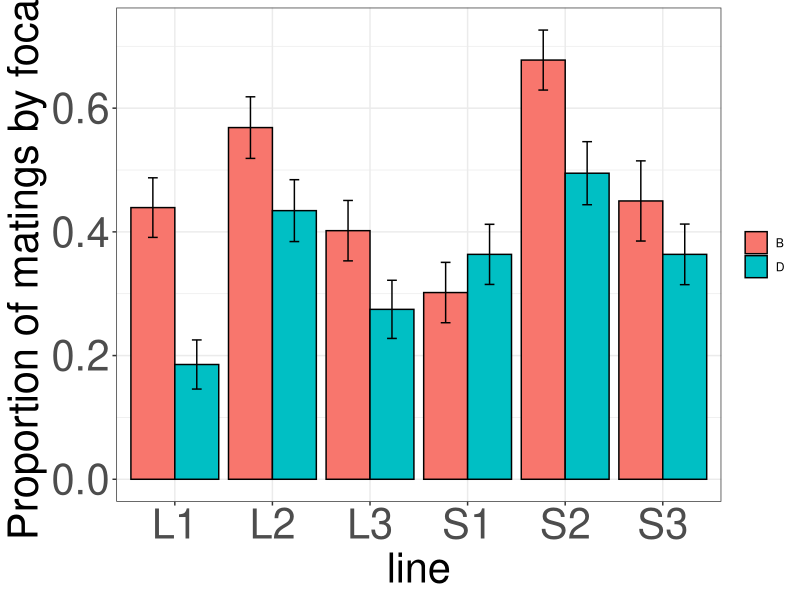
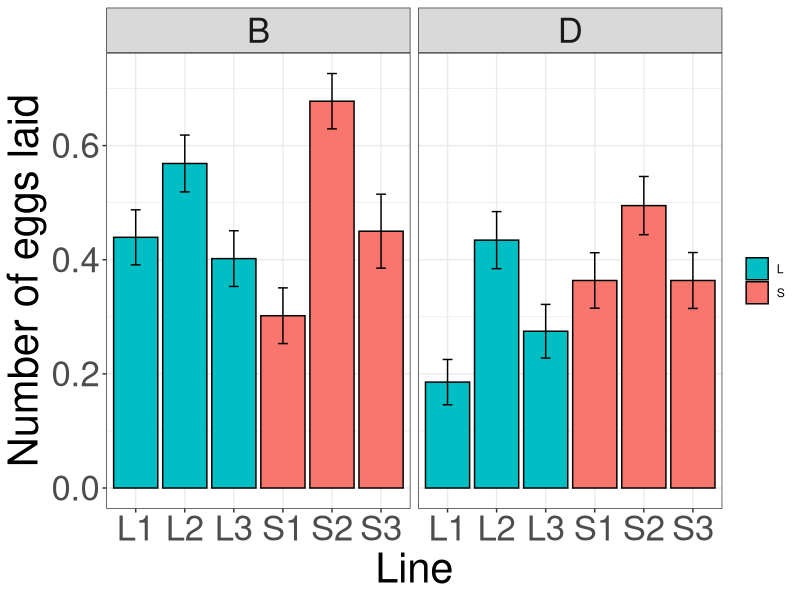
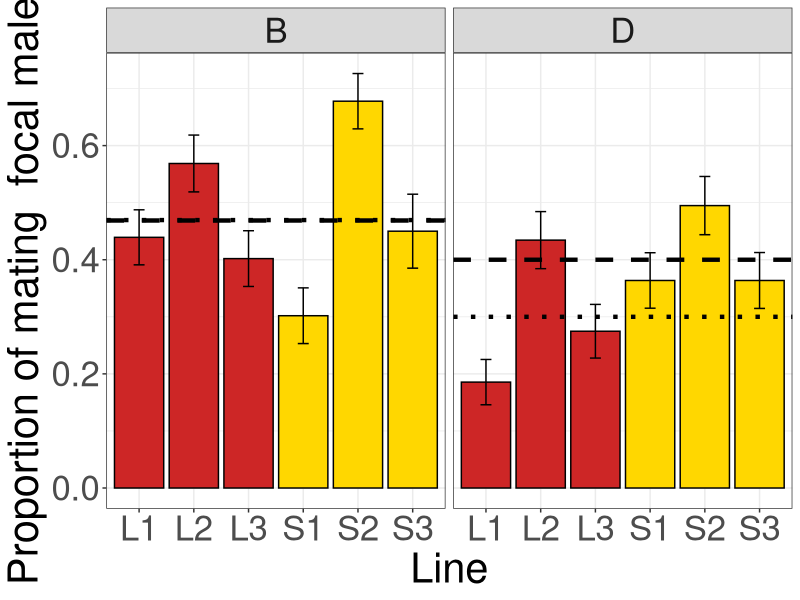
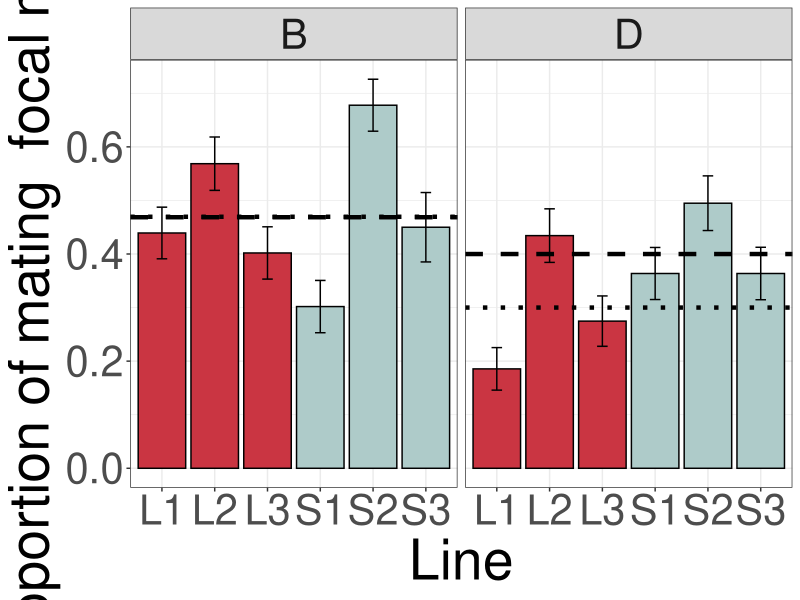
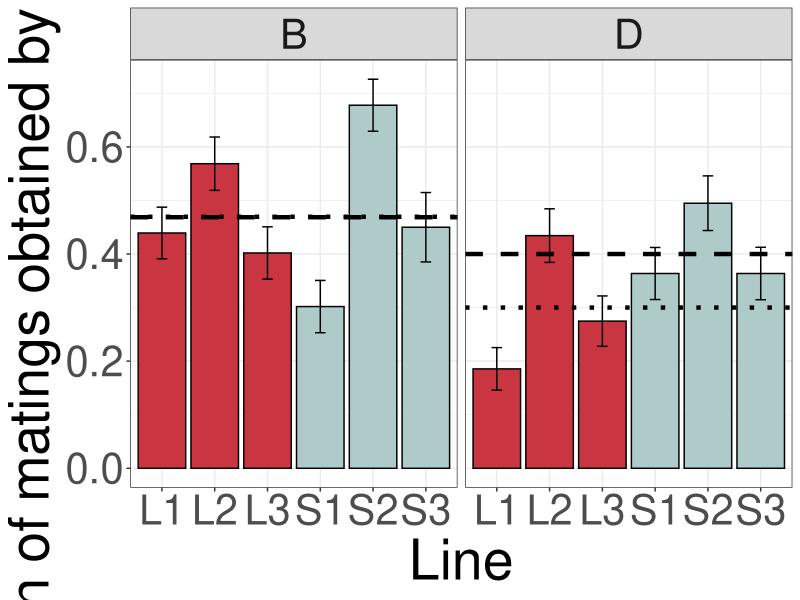
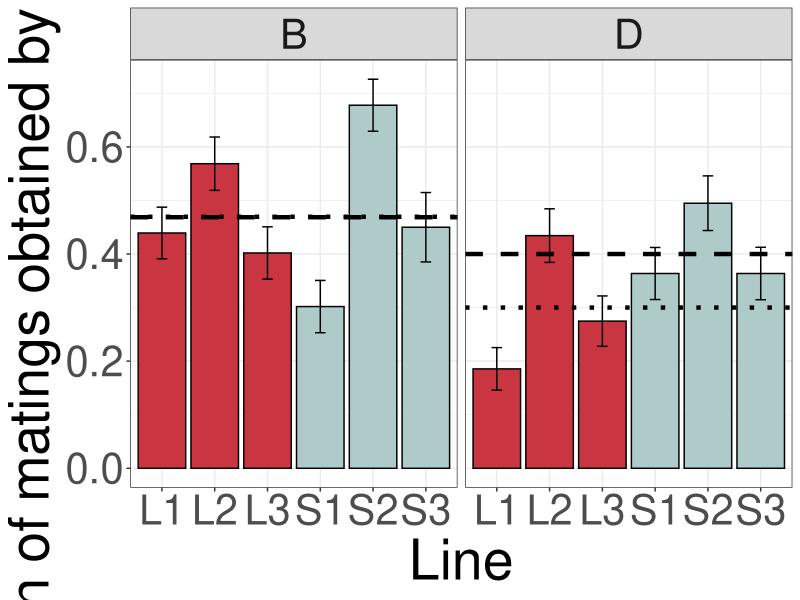
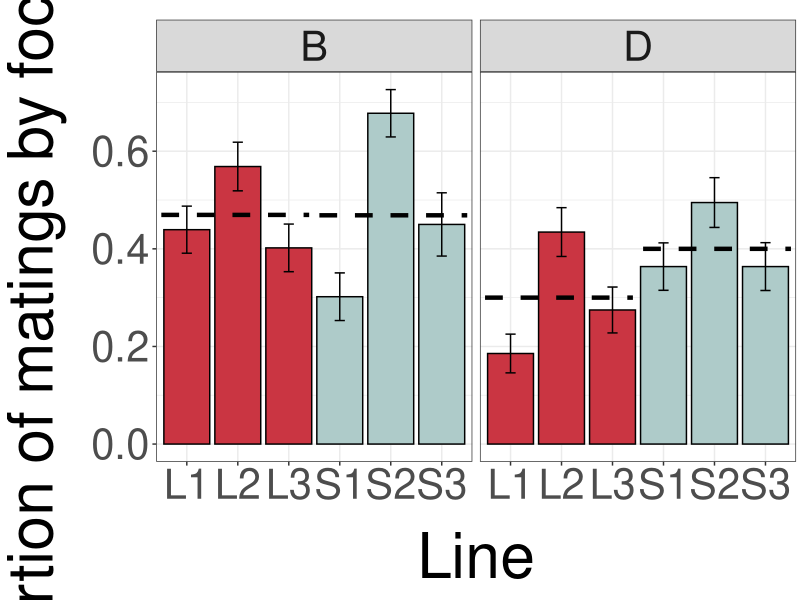
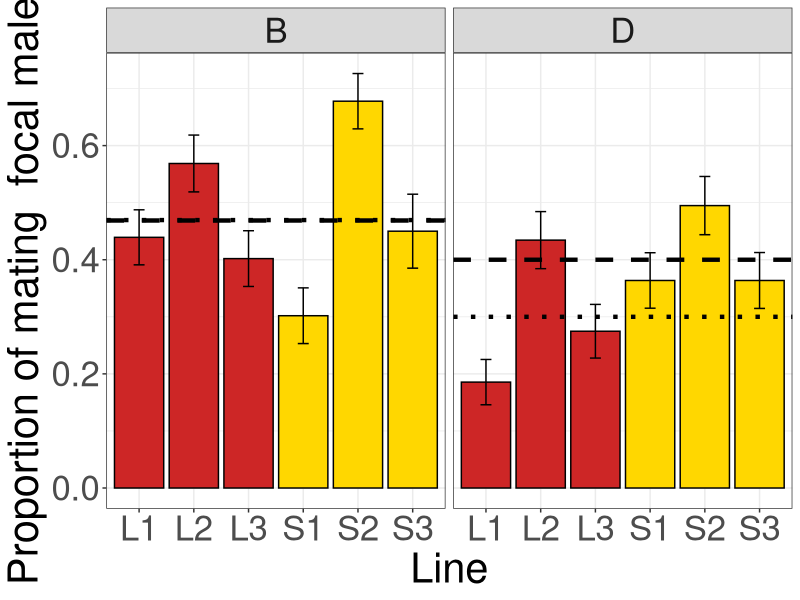

Source code (R) for these figures, in order: (Note: this script raises an error after producing the figures.)
setwd("/Users/michaeljardine/Desktop/DTP/Data and analysis/fruitless/Malecomp")


library(ggplot2)

interbars <- read.csv("INTER BARS.csv")

### basic plot 
thing2 <- ggplot(aes(y=winfrac, x=line, fill=geno), data=interbars) +
  geom_bar(stat="identity", colour="black", position="dodge") +
  geom_errorbar(aes(ymin=winfrac-se, ymax=winfrac+se),
                width=.2,
                position=position_dodge(.9)) +
  theme_bw()+
  theme(legend.title=element_blank(),axis.text = element_text(size=30),axis.title = element_text(size=30),legend.position = "none",strip.text=element_text(size=30))+
  scale_y_continuous(name="Proportion of matings by focals")+
  theme(legend.position="right")
thing2


### use faceting to split the B and D flies
C.end <- ggplot(aes(y=winfrac, x=line, fill=allele), data=interbars)+
  geom_bar(stat="identity", colour="black", position="dodge")+
  geom_errorbar(aes(ymin=winfrac-se, ymax=winfrac+se),
                width=.2,
                position=position_dodge(.9))+
  ylab("Number of eggs laid")+
  xlab("Line")+
  theme_bw()+
  theme(legend.title=element_blank(),axis.text = element_text(size=25),
        axis.title = element_text(size=30),legend.position = "none",strip.text=element_text(size=25))+
  theme(legend.position="right")+
  scale_fill_manual(values=c("#00BFC4", "#F8766D"))+
  facet_wrap(~geno,scales="free_x")
C.end

### add lines plus change colour an legend
C.dat_vlinesS <- data.frame(geno=c("B", "D"), xval=c(0.4687, 0.4))
C.dat_vlinesL <- data.frame(geno=c("B", "D"), xval=c(0.4695, 0.3))

C.end2 <- ggplot(aes(y=winfrac, x=line, fill=allele), data=interbars)+
  geom_bar(stat="identity", colour="black", position="dodge")+
  geom_errorbar(aes(ymin=winfrac-se, ymax=winfrac+se),
                width=.2,
                position=position_dodge(.9))+
  geom_hline(aes(yintercept=xval), data=C.dat_vlinesS, size=1.5, linetype=2)+
  geom_hline(aes(yintercept=xval), data=C.dat_vlinesL, size=1.5, linetype=3)+
  ylab("Proportion of mating  focal males")+
  xlab("Line")+
  theme_bw()+
  theme(legend.title=element_blank(),axis.text = element_text(size=25),
        axis.title = element_text(size=30),legend.position = "none",strip.text=element_text(size=25))+
  theme(legend.position="none")+
  scale_fill_manual(values=c("firebrick3", "gold"))+
  facet_wrap(~geno,scales="free_x")
C.end2
ggsave("maleplot_red_yellow.png")

maleplot <- ggplot(aes(y=winfrac, x=line, fill=allele), data=interbars)+
  geom_bar(stat="identity", colour="black", position="dodge")+
  geom_errorbar(aes(ymin=winfrac-se, ymax=winfrac+se),
                width=.2,
                position=position_dodge(.9))+
  geom_hline(aes(yintercept=xval), data=C.dat_vlinesS, size=1.5, linetype=2)+
  geom_hline(aes(yintercept=xval), data=C.dat_vlinesL, size=1.5, linetype=3)+
  ylab("Proportion of mating  focal males")+
  xlab("Line")+
  theme_bw()+
  theme(axis.text = element_text(size=30),
        axis.title = element_text(size=40),legend.position = "none",strip.text=element_text(size=30))+
  scale_fill_manual(values=c("#CA3542", "#AECBC9"))+
  facet_wrap(~geno,scales="free_x")
maleplot
ggsave("male_plot_red_blue.png")


maleplot <- ggplot(aes(y=winfrac, x=line, fill=allele), data=interbars)+
  geom_bar(stat="identity", colour="black", position="dodge")+
  geom_errorbar(aes(ymin=winfrac-se, ymax=winfrac+se),
                width=.2,
                position=position_dodge(.9))+
  geom_hline(aes(yintercept=xval), data=C.dat_vlinesS, size=1.5, linetype=2)+
  geom_hline(aes(yintercept=xval), data=C.dat_vlinesL, size=1.5, linetype=3)+
  ylab("Proportion of matings obtained by focal males")+
  xlab("Line")+
  theme_bw()+
  theme(axis.text = element_text(size=30),
        axis.title = element_text(size=40),legend.position = "none",strip.text=element_text(size=30))+
  scale_fill_manual(values=c("#CA3542", "#AECBC9"))+
  facet_wrap(~geno,scales="free_x")
maleplot
ggsave("male_plot_red_blue.png")


maleplot <- ggplot(aes(y=winfrac, x=line, fill=allele), data=interbars)+
  geom_bar(stat="identity", colour="black", position="dodge")+
  geom_errorbar(aes(ymin=winfrac-se, ymax=winfrac+se),
                width=.2,
                position=position_dodge(.9))+
  geom_hline(aes(yintercept=xval), data=C.dat_vlinesS, size=1.5, linetype=2)+
  geom_hline(aes(yintercept=xval), data=C.dat_vlinesL, size=1.5, linetype=3)+
  ylab("Proportion of matings obtained by focal males")+
  xlab("Line")+
  theme_bw()+
  theme(axis.text = element_text(size=30),
        axis.title = element_text(size=40),legend.position = "none",strip.text=element_text(size=30))+
  scale_fill_manual(values=c("#CA3542", "#AECBC9"))+
  facet_wrap(~geno,scales="free_x")
maleplot


C.dat_vlinesS <- data.frame(geno=c("B", "D"), xval=c(0.4687, 0.4))
C.dat_vlinesL <- data.frame(geno=c("B", "D"), xval=c(0.4695, 0.3))

dfS <- data.frame(geno=c("B", "D"), x1=c(3.6, 3.6), x2 = c(6.5, 6.5), y1=c(0.4687, 0.4), y2=c(0.4687, 0.4))
dfL <- data.frame(geno=c("B", "D"), x1=c(0.5, 0.5), x2 = c(3.4, 3.4), y1=c(0.4695, 0.3), y2=c(0.4695, 0.3))

maleplot_segment <- ggplot(aes(y=winfrac, x=line, fill=allele), data=interbars)+
  geom_bar(stat="identity", colour="black", position="dodge")+
  geom_errorbar(aes(ymin=winfrac-se, ymax=winfrac+se),
                width=.2,
                position=position_dodge(.9))+
  geom_segment(aes(x=x1, y=y1, xend=x2, yend=y2), data=dfS, inherit.aes = FALSE, linetype=2, size=1.5)+
  geom_segment(aes(x=x1, y=y1, xend=x2, yend=y2), data=dfL, inherit.aes = FALSE, linetype=2, size=1.5)+
  ylab("Proportion of matings by focal males")+
  xlab("Line")+
  theme_bw()+
  theme(axis.text = element_text(size=30),
        axis.title.x = element_text(size=45), axis.title.y = element_text(size=45), legend.position = "none",strip.text=element_text(size=30))+
  theme(axis.title.x = element_text(vjust=-0.4), axis.title.y = element_text(vjus =2.5, hjust = 0.5))+
  theme(plot.margin = unit(c(0.5,0.1,0.7,0.7), "cm"))+
  scale_fill_manual(values=c("#CA3542", "#AECBC9"))+
  facet_wrap(~geno,scales="free_x")
maleplot_segment 
ggsave("Plots/maleplot_red_blue_segment_lines.png")


## reviewer suggestion to box plot like the other plots


dfS <- data.frame(geontype=c("B", "D"), x1=c(3.6, 3.6), x2 = c(6.5, 6.5), y1=c(0.6324, 0.5466), y2=c(0.6324, 0.5466))
dfL <- data.frame(genotype=c("B", "D"), x1=c(0.5, 0.5), x2 = c(3.4, 3.4), y1=c(0.5801, 0.4668), y2=c(0.5801, 0.4668))

maleplot_segment <- ggplot(aes(y=winner, x=Line, fill=Allele), data=Tcomp)+
  geom_boxplot(outlier.shape = NA)+
  geom_segment(aes(x=x1, y=y1, xend=x2, yend=y2), data=dfS, inherit.aes = FALSE, linetype=2, size=1.5)+
  geom_segment(aes(x=x1, y=y1, xend=x2, yend=y2), data=dfL, inherit.aes = FALSE, linetype=2, size=1.5)+
  ylab("Proportion of matings by focal males")+
  xlab("Line")+
  theme_bw()+
  theme(axis.text = element_text(size=30),
        axis.title.x = element_text(size=45), axis.title.y = element_text(size=45), legend.position = "none",strip.text=element_text(size=30))+
  theme(axis.title.x = element_text(vjust=-0.4), axis.title.y = element_text(vjus =2.5, hjust = 0.5))+
  theme(plot.margin = unit(c(0.5,0.1,0.7,0.7), "cm"))+
  scale_fill_manual(values=c("#CA3542", "#AECBC9"))+
  facet_wrap(~genotype,scales="free_x")
maleplot_segment 
ggsave("Plots/maleplot_red_blue_segment_lines.png")
## well that looks awful


## Other reviewer comment to use outlines of plots ratehr than fill
dfS <- data.frame(geno=c("B", "D"), x1=c(3.6, 3.6), x2 = c(6.5, 6.5), y1=c(0.4687, 0.4), y2=c(0.4687, 0.4))
dfL <- data.frame(geno=c("B", "D"), x1=c(0.5, 0.5), x2 = c(3.4, 3.4), y1=c(0.4695, 0.3), y2=c(0.4695, 0.3))

maleplot_segment_2 <- ggplot(aes(y=winfrac, x=line, color=allele), data=interbars)+
  geom_bar(stat="identity", fill="white", position="dodge")+
  geom_errorbar(aes(ymin=winfrac-se, ymax=winfrac+se),
                width=.2,
                position=position_dodge(.9), color="black")+
  geom_segment(aes(x=x1, y=y1, xend=x2, yend=y2), data=dfS, inherit.aes = FALSE, linetype=2, size=1.5)+
  geom_segment(aes(x=x1, y=y1, xend=x2, yend=y2), data=dfL, inherit.aes = FALSE, linetype=2, size=1.5)+
  ylab("Proportion of matings by focal males")+
  xlab("Line")+
  theme_bw()+
  theme(axis.text = element_text(size=30),
        axis.title.x = element_text(size=45), axis.title.y = element_text(size=45), legend.position = "none",strip.text=element_text(size=30))+
  theme(axis.title.x = element_text(vjust=-0.4), axis.title.y = element_text(vjus =2.5, hjust = 0.5))+
  theme(plot.margin = unit(c(0.5,0.1,0.7,0.7), "cm"))+
  scale_color_manual(values=c("#CA3542", "#AECBC9"))+
  facet_wrap(~geno,scales="free_x")
maleplot_segment_2
ggsave("Plots/maleplot_red_blue_segment_lines_2.png")

##again colours are quite weak
maleplot_segment_2.alt <- ggplot(aes(y=winfrac, x=line, color=allele), data=interbars)+
  geom_bar(stat="identity", fill="white", position="dodge", size=1.2)+
  geom_errorbar(aes(ymin=winfrac-se, ymax=winfrac+se),
                width=.2,
                position=position_dodge(.9), color="black")+
  geom_segment(aes(x=x1, y=y1, xend=x2, yend=y2), data=dfS, inherit.aes = FALSE, linetype=2, size=1.5)+
  geom_segment(aes(x=x1, y=y1, xend=x2, yend=y2), data=dfL, inherit.aes = FALSE, linetype=2, size=1.5)+
  ylab("Proportion of matings by focal males")+
  xlab("Line")+
  theme_bw()+
  theme(axis.text = element_text(size=30),
        axis.title.x = element_text(size=45), axis.title.y = element_text(size=45), legend.position = "none",strip.text=element_text(size=30))+
  theme(axis.title.x = element_text(vjust=-0.4), axis.title.y = element_text(vjus =2.5, hjust = 0.5))+
  theme(plot.margin = unit(c(0.5,0.1,0.7,0.7), "cm"))+
  scale_color_manual(values=c("#CA3542", "#7a8ed9"))+
  facet_wrap(~geno,scales="free_x")
maleplot_segment_2.alt
ggsave("Plots/maleplot_red_blue_segment_lines_2.alt.png")
